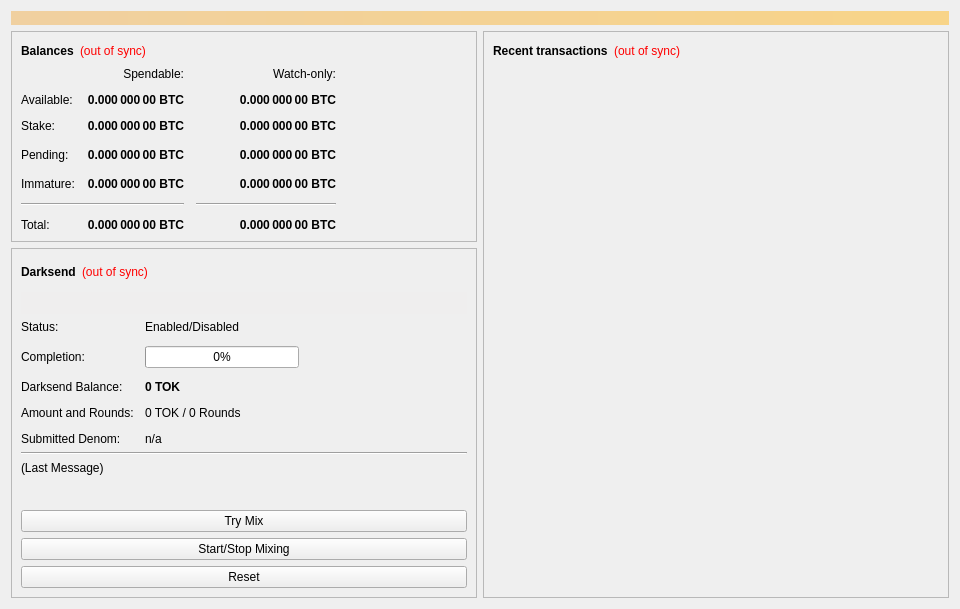
<?xml version="1.0" encoding="UTF-8"?>
<ui version="4.0">
 <class>OverviewPage</class>
 <widget class="QWidget" name="OverviewPage">
  <property name="geometry">
   <rect>
    <x>0</x>
    <y>0</y>
    <width>960</width>
    <height>594</height>
   </rect>
  </property>
  <property name="minimumSize">
   <size>
    <width>960</width>
    <height>0</height>
   </size>
  </property>
  <property name="windowTitle">
   <string>Form</string>
  </property>
  <layout class="QVBoxLayout" name="topLayout">
   <item>
    <widget class="QLabel" name="labelAlerts">
     <property name="visible">
      <bool>false</bool>
     </property>
     <property name="styleSheet">
      <string notr="true">background-color: qlineargradient(x1: 0, y1: 0, x2: 1, y2: 0, stop:0 #F0D0A0, stop:1 #F8D488); color:#000000;</string>
     </property>
     <property name="wordWrap">
      <bool>true</bool>
     </property>
     <property name="margin">
      <number>3</number>
     </property>
    </widget>
   </item>
   <item>
    <layout class="QHBoxLayout" name="horizontalLayout" stretch="1,1">
     <item>
      <layout class="QVBoxLayout" name="verticalLayout_2">
       <item>
        <widget class="QFrame" name="frame">
         <property name="frameShape">
          <enum>QFrame::StyledPanel</enum>
         </property>
         <property name="frameShadow">
          <enum>QFrame::Raised</enum>
         </property>
         <layout class="QVBoxLayout" name="verticalLayout_4">
          <item>
           <layout class="QHBoxLayout" name="horizontalLayout_4">
            <item>
             <widget class="QLabel" name="label_5">
              <property name="font">
               <font>
                <weight>75</weight>
                <bold>true</bold>
               </font>
              </property>
              <property name="text">
               <string>Balances</string>
              </property>
             </widget>
            </item>
            <item>
             <widget class="QLabel" name="labelWalletStatus">
              <property name="cursor">
               <cursorShape>WhatsThisCursor</cursorShape>
              </property>
              <property name="toolTip">
               <string>The displayed information may be out of date. Your wallet automatically synchronizes with the Tokugawa network after a connection is established, but this process has not completed yet.</string>
              </property>
              <property name="styleSheet">
               <string notr="true">QLabel { color: red; }</string>
              </property>
              <property name="text">
               <string notr="true">(out of sync)</string>
              </property>
              <property name="alignment">
               <set>Qt::AlignLeading|Qt::AlignLeft|Qt::AlignVCenter</set>
              </property>
             </widget>
            </item>
            <item>
             <spacer name="horizontalSpacer_3">
              <property name="orientation">
               <enum>Qt::Horizontal</enum>
              </property>
              <property name="sizeHint" stdset="0">
               <size>
                <width>40</width>
                <height>20</height>
               </size>
              </property>
             </spacer>
            </item>
           </layout>
          </item>
          <item>
           <layout class="QGridLayout" name="gridLayout">
            <property name="spacing">
             <number>12</number>
            </property>
            <item row="3" column="2">
             <widget class="QLabel" name="labelWatchPending">
              <property name="font">
               <font>
                <weight>75</weight>
                <bold>true</bold>
               </font>
              </property>
              <property name="cursor">
               <cursorShape>IBeamCursor</cursorShape>
              </property>
              <property name="toolTip">
               <string>Unconfirmed transactions to watch-only addresses</string>
              </property>
              <property name="text">
               <string notr="true">0.000 000 00 BTC</string>
              </property>
              <property name="alignment">
               <set>Qt::AlignRight|Qt::AlignTrailing|Qt::AlignVCenter</set>
              </property>
              <property name="textInteractionFlags">
               <set>Qt::LinksAccessibleByMouse|Qt::TextSelectableByKeyboard|Qt::TextSelectableByMouse</set>
              </property>
             </widget>
            </item>
            <item row="3" column="1">
             <widget class="QLabel" name="labelUnconfirmed">
              <property name="font">
               <font>
                <weight>75</weight>
                <bold>true</bold>
               </font>
              </property>
              <property name="cursor">
               <cursorShape>IBeamCursor</cursorShape>
              </property>
              <property name="toolTip">
               <string>Total of transactions that have yet to be confirmed, and do not yet count toward the spendable balance</string>
              </property>
              <property name="text">
               <string notr="true">0.000 000 00 BTC</string>
              </property>
              <property name="alignment">
               <set>Qt::AlignRight|Qt::AlignTrailing|Qt::AlignVCenter</set>
              </property>
              <property name="textInteractionFlags">
               <set>Qt::LinksAccessibleByMouse|Qt::TextSelectableByKeyboard|Qt::TextSelectableByMouse</set>
              </property>
             </widget>
            </item>
            <item row="4" column="2">
             <widget class="QLabel" name="labelWatchImmature">
              <property name="font">
               <font>
                <weight>75</weight>
                <bold>true</bold>
               </font>
              </property>
              <property name="cursor">
               <cursorShape>IBeamCursor</cursorShape>
              </property>
              <property name="toolTip">
               <string>Mined balance in watch-only addresses that has not yet matured</string>
              </property>
              <property name="text">
               <string notr="true">0.000 000 00 BTC</string>
              </property>
              <property name="alignment">
               <set>Qt::AlignRight|Qt::AlignTrailing|Qt::AlignVCenter</set>
              </property>
              <property name="textInteractionFlags">
               <set>Qt::LinksAccessibleByMouse|Qt::TextSelectableByKeyboard|Qt::TextSelectableByMouse</set>
              </property>
             </widget>
            </item>
            <item row="5" column="0" colspan="2">
             <widget class="Line" name="lineSpendableBalance">
              <property name="orientation">
               <enum>Qt::Horizontal</enum>
              </property>
             </widget>
            </item>
            <item row="5" column="2">
             <widget class="Line" name="lineWatchBalance">
              <property name="sizePolicy">
               <sizepolicy hsizetype="Preferred" vsizetype="Fixed">
                <horstretch>0</horstretch>
                <verstretch>0</verstretch>
               </sizepolicy>
              </property>
              <property name="minimumSize">
               <size>
                <width>140</width>
                <height>0</height>
               </size>
              </property>
              <property name="orientation">
               <enum>Qt::Horizontal</enum>
              </property>
             </widget>
            </item>
            <item row="6" column="0">
             <widget class="QLabel" name="labelTotalText">
              <property name="text">
               <string>Total:</string>
              </property>
             </widget>
            </item>
            <item row="4" column="1">
             <widget class="QLabel" name="labelImmature">
              <property name="font">
               <font>
                <weight>75</weight>
                <bold>true</bold>
               </font>
              </property>
              <property name="cursor">
               <cursorShape>IBeamCursor</cursorShape>
              </property>
              <property name="toolTip">
               <string>Mined balance that has not yet matured</string>
              </property>
              <property name="text">
               <string notr="true">0.000 000 00 BTC</string>
              </property>
              <property name="alignment">
               <set>Qt::AlignRight|Qt::AlignTrailing|Qt::AlignVCenter</set>
              </property>
              <property name="textInteractionFlags">
               <set>Qt::LinksAccessibleByMouse|Qt::TextSelectableByKeyboard|Qt::TextSelectableByMouse</set>
              </property>
             </widget>
            </item>
            <item row="3" column="3">
             <spacer name="horizontalSpacer_2">
              <property name="orientation">
               <enum>Qt::Horizontal</enum>
              </property>
              <property name="sizeHint" stdset="0">
               <size>
                <width>40</width>
                <height>20</height>
               </size>
              </property>
             </spacer>
            </item>
            <item row="4" column="0">
             <widget class="QLabel" name="labelImmatureText">
              <property name="text">
               <string>Immature:</string>
              </property>
             </widget>
            </item>
            <item row="6" column="1">
             <widget class="QLabel" name="labelTotal">
              <property name="font">
               <font>
                <weight>75</weight>
                <bold>true</bold>
               </font>
              </property>
              <property name="cursor">
               <cursorShape>IBeamCursor</cursorShape>
              </property>
              <property name="toolTip">
               <string>Your current total balance</string>
              </property>
              <property name="text">
               <string notr="true">0.000 000 00 BTC</string>
              </property>
              <property name="alignment">
               <set>Qt::AlignRight|Qt::AlignTrailing|Qt::AlignVCenter</set>
              </property>
              <property name="textInteractionFlags">
               <set>Qt::LinksAccessibleByMouse|Qt::TextSelectableByKeyboard|Qt::TextSelectableByMouse</set>
              </property>
             </widget>
            </item>
            <item row="6" column="2">
             <widget class="QLabel" name="labelWatchTotal">
              <property name="font">
               <font>
                <weight>75</weight>
                <bold>true</bold>
               </font>
              </property>
              <property name="cursor">
               <cursorShape>IBeamCursor</cursorShape>
              </property>
              <property name="toolTip">
               <string>Current total balance in watch-only addresses</string>
              </property>
              <property name="text">
               <string notr="true">0.000 000 00 BTC</string>
              </property>
              <property name="alignment">
               <set>Qt::AlignRight|Qt::AlignTrailing|Qt::AlignVCenter</set>
              </property>
              <property name="textInteractionFlags">
               <set>Qt::LinksAccessibleByMouse|Qt::TextSelectableByKeyboard|Qt::TextSelectableByMouse</set>
              </property>
             </widget>
            </item>
            <item row="0" column="2">
             <widget class="QLabel" name="labelWatchonly">
              <property name="text">
               <string>Watch-only:</string>
              </property>
              <property name="alignment">
               <set>Qt::AlignRight|Qt::AlignTrailing|Qt::AlignVCenter</set>
              </property>
             </widget>
            </item>
            <item row="1" column="0">
             <widget class="QLabel" name="labelBalanceText">
              <property name="text">
               <string>Available:</string>
              </property>
             </widget>
            </item>
            <item row="1" column="1">
             <widget class="QLabel" name="labelBalance">
              <property name="font">
               <font>
                <weight>75</weight>
                <bold>true</bold>
               </font>
              </property>
              <property name="cursor">
               <cursorShape>IBeamCursor</cursorShape>
              </property>
              <property name="toolTip">
               <string>Your current spendable balance</string>
              </property>
              <property name="text">
               <string notr="true">0.000 000 00 BTC</string>
              </property>
              <property name="alignment">
               <set>Qt::AlignRight|Qt::AlignTrailing|Qt::AlignVCenter</set>
              </property>
              <property name="textInteractionFlags">
               <set>Qt::LinksAccessibleByMouse|Qt::TextSelectableByKeyboard|Qt::TextSelectableByMouse</set>
              </property>
             </widget>
            </item>
            <item row="2" column="0">
             <widget class="QLabel" name="label_10">
              <property name="text">
               <string>Stake:</string>
              </property>
             </widget>
            </item>
            <item row="2" column="1">
             <widget class="QLabel" name="labelStake">
              <property name="font">
               <font>
                <weight>75</weight>
                <bold>true</bold>
               </font>
              </property>
              <property name="cursor">
               <cursorShape>IBeamCursor</cursorShape>
              </property>
              <property name="toolTip">
               <string>Total of coins that was staked, and do not yet count toward the current balance</string>
              </property>
              <property name="text">
               <string notr="true">0.000 000 00 BTC</string>
              </property>
              <property name="alignment">
               <set>Qt::AlignRight|Qt::AlignTrailing|Qt::AlignVCenter</set>
              </property>
              <property name="textInteractionFlags">
               <set>Qt::LinksAccessibleByMouse|Qt::TextSelectableByKeyboard|Qt::TextSelectableByMouse</set>
              </property>
             </widget>
            </item>
            <item row="2" column="2">
             <widget class="QLabel" name="labelWatchStake">
              <property name="font">
               <font>
                <weight>75</weight>
                <bold>true</bold>
               </font>
              </property>
              <property name="cursor">
               <cursorShape>IBeamCursor</cursorShape>
              </property>
              <property name="toolTip">
               <string>Total of coins that was staked in watch-only addresses, and do not yet count toward the current watch-only balance</string>
              </property>
              <property name="text">
               <string notr="true">0.000 000 00 BTC</string>
              </property>
              <property name="alignment">
               <set>Qt::AlignRight|Qt::AlignTrailing|Qt::AlignVCenter</set>
              </property>
              <property name="textInteractionFlags">
               <set>Qt::LinksAccessibleByMouse|Qt::TextSelectableByKeyboard|Qt::TextSelectableByMouse</set>
              </property>
             </widget>
            </item>
            <item row="1" column="2">
             <widget class="QLabel" name="labelWatchAvailable">
              <property name="font">
               <font>
                <weight>75</weight>
                <bold>true</bold>
               </font>
              </property>
              <property name="cursor">
               <cursorShape>IBeamCursor</cursorShape>
              </property>
              <property name="toolTip">
               <string>Your current balance in watch-only addresses</string>
              </property>
              <property name="text">
               <string notr="true">0.000 000 00 BTC</string>
              </property>
              <property name="alignment">
               <set>Qt::AlignRight|Qt::AlignTrailing|Qt::AlignVCenter</set>
              </property>
              <property name="textInteractionFlags">
               <set>Qt::LinksAccessibleByMouse|Qt::TextSelectableByKeyboard|Qt::TextSelectableByMouse</set>
              </property>
             </widget>
            </item>
            <item row="3" column="0">
             <widget class="QLabel" name="labelPendingText">
              <property name="text">
               <string>Pending:</string>
              </property>
             </widget>
            </item>
            <item row="0" column="1">
             <widget class="QLabel" name="labelSpendable">
              <property name="text">
               <string>Spendable:</string>
              </property>
              <property name="alignment">
               <set>Qt::AlignRight|Qt::AlignTrailing|Qt::AlignVCenter</set>
              </property>
             </widget>
            </item>
           </layout>
          </item>
         </layout>
        </widget>
       </item>
       <item>
        <widget class="QFrame" name="frameDarksend">
         <property name="sizePolicy">
          <sizepolicy hsizetype="Expanding" vsizetype="Expanding">
           <horstretch>0</horstretch>
           <verstretch>0</verstretch>
          </sizepolicy>
         </property>
         <property name="minimumSize">
          <size>
           <width>0</width>
           <height>350</height>
          </size>
         </property>
         <property name="layoutDirection">
          <enum>Qt::LeftToRight</enum>
         </property>
         <property name="frameShape">
          <enum>QFrame::StyledPanel</enum>
         </property>
         <property name="frameShadow">
          <enum>QFrame::Raised</enum>
         </property>
         <layout class="QVBoxLayout" name="verticalLayout_5">
          <item>
           <layout class="QHBoxLayout" name="horizontalLayout_5">
            <item>
             <widget class="QLabel" name="label_2">
              <property name="font">
               <font>
                <weight>75</weight>
                <bold>true</bold>
               </font>
              </property>
              <property name="text">
               <string>Darksend</string>
              </property>
             </widget>
            </item>
            <item>
             <widget class="QLabel" name="labelDarksendSyncStatus">
              <property name="toolTip">
               <string>The displayed information may be out of date. Your wallet automatically synchronizes with the Tokugawa network after a connection is established, but this process has not completed yet.</string>
              </property>
              <property name="styleSheet">
               <string notr="true">QLabel { color: red; }</string>
              </property>
              <property name="text">
               <string notr="true">(out of sync)</string>
              </property>
              <property name="alignment">
               <set>Qt::AlignLeading|Qt::AlignLeft|Qt::AlignVCenter</set>
              </property>
             </widget>
            </item>
            <item>
             <spacer name="horizontalSpacer_4">
              <property name="orientation">
               <enum>Qt::Horizontal</enum>
              </property>
              <property name="sizeHint" stdset="0">
               <size>
                <width>40</width>
                <height>20</height>
               </size>
              </property>
             </spacer>
            </item>
           </layout>
          </item>
          <item>
           <widget class="QPushButton" name="runAutoDenom">
            <property name="palette">
             <palette>
              <active>
               <colorrole role="WindowText">
                <brush brushstyle="SolidPattern">
                 <color alpha="255">
                  <red>0</red>
                  <green>0</green>
                  <blue>0</blue>
                 </color>
                </brush>
               </colorrole>
               <colorrole role="Button">
                <brush brushstyle="SolidPattern">
                 <color alpha="255">
                  <red>239</red>
                  <green>238</green>
                  <blue>238</blue>
                 </color>
                </brush>
               </colorrole>
               <colorrole role="Light">
                <brush brushstyle="SolidPattern">
                 <color alpha="255">
                  <red>255</red>
                  <green>255</green>
                  <blue>255</blue>
                 </color>
                </brush>
               </colorrole>
               <colorrole role="Midlight">
                <brush brushstyle="SolidPattern">
                 <color alpha="255">
                  <red>247</red>
                  <green>246</green>
                  <blue>246</blue>
                 </color>
                </brush>
               </colorrole>
               <colorrole role="Dark">
                <brush brushstyle="SolidPattern">
                 <color alpha="255">
                  <red>119</red>
                  <green>119</green>
                  <blue>119</blue>
                 </color>
                </brush>
               </colorrole>
               <colorrole role="Mid">
                <brush brushstyle="SolidPattern">
                 <color alpha="255">
                  <red>159</red>
                  <green>159</green>
                  <blue>159</blue>
                 </color>
                </brush>
               </colorrole>
               <colorrole role="Text">
                <brush brushstyle="SolidPattern">
                 <color alpha="255">
                  <red>0</red>
                  <green>0</green>
                  <blue>0</blue>
                 </color>
                </brush>
               </colorrole>
               <colorrole role="BrightText">
                <brush brushstyle="SolidPattern">
                 <color alpha="255">
                  <red>255</red>
                  <green>255</green>
                  <blue>255</blue>
                 </color>
                </brush>
               </colorrole>
               <colorrole role="ButtonText">
                <brush brushstyle="SolidPattern">
                 <color alpha="255">
                  <red>0</red>
                  <green>0</green>
                  <blue>0</blue>
                 </color>
                </brush>
               </colorrole>
               <colorrole role="Base">
                <brush brushstyle="SolidPattern">
                 <color alpha="255">
                  <red>255</red>
                  <green>255</green>
                  <blue>255</blue>
                 </color>
                </brush>
               </colorrole>
               <colorrole role="Window">
                <brush brushstyle="SolidPattern">
                 <color alpha="255">
                  <red>239</red>
                  <green>238</green>
                  <blue>238</blue>
                 </color>
                </brush>
               </colorrole>
               <colorrole role="Shadow">
                <brush brushstyle="SolidPattern">
                 <color alpha="255">
                  <red>0</red>
                  <green>0</green>
                  <blue>0</blue>
                 </color>
                </brush>
               </colorrole>
               <colorrole role="AlternateBase">
                <brush brushstyle="SolidPattern">
                 <color alpha="255">
                  <red>247</red>
                  <green>246</green>
                  <blue>246</blue>
                 </color>
                </brush>
               </colorrole>
               <colorrole role="ToolTipBase">
                <brush brushstyle="SolidPattern">
                 <color alpha="255">
                  <red>255</red>
                  <green>255</green>
                  <blue>220</blue>
                 </color>
                </brush>
               </colorrole>
               <colorrole role="ToolTipText">
                <brush brushstyle="SolidPattern">
                 <color alpha="255">
                  <red>0</red>
                  <green>0</green>
                  <blue>0</blue>
                 </color>
                </brush>
               </colorrole>
              </active>
              <inactive>
               <colorrole role="WindowText">
                <brush brushstyle="SolidPattern">
                 <color alpha="255">
                  <red>0</red>
                  <green>0</green>
                  <blue>0</blue>
                 </color>
                </brush>
               </colorrole>
               <colorrole role="Button">
                <brush brushstyle="SolidPattern">
                 <color alpha="255">
                  <red>239</red>
                  <green>238</green>
                  <blue>238</blue>
                 </color>
                </brush>
               </colorrole>
               <colorrole role="Light">
                <brush brushstyle="SolidPattern">
                 <color alpha="255">
                  <red>255</red>
                  <green>255</green>
                  <blue>255</blue>
                 </color>
                </brush>
               </colorrole>
               <colorrole role="Midlight">
                <brush brushstyle="SolidPattern">
                 <color alpha="255">
                  <red>247</red>
                  <green>246</green>
                  <blue>246</blue>
                 </color>
                </brush>
               </colorrole>
               <colorrole role="Dark">
                <brush brushstyle="SolidPattern">
                 <color alpha="255">
                  <red>119</red>
                  <green>119</green>
                  <blue>119</blue>
                 </color>
                </brush>
               </colorrole>
               <colorrole role="Mid">
                <brush brushstyle="SolidPattern">
                 <color alpha="255">
                  <red>159</red>
                  <green>159</green>
                  <blue>159</blue>
                 </color>
                </brush>
               </colorrole>
               <colorrole role="Text">
                <brush brushstyle="SolidPattern">
                 <color alpha="255">
                  <red>0</red>
                  <green>0</green>
                  <blue>0</blue>
                 </color>
                </brush>
               </colorrole>
               <colorrole role="BrightText">
                <brush brushstyle="SolidPattern">
                 <color alpha="255">
                  <red>255</red>
                  <green>255</green>
                  <blue>255</blue>
                 </color>
                </brush>
               </colorrole>
               <colorrole role="ButtonText">
                <brush brushstyle="SolidPattern">
                 <color alpha="255">
                  <red>0</red>
                  <green>0</green>
                  <blue>0</blue>
                 </color>
                </brush>
               </colorrole>
               <colorrole role="Base">
                <brush brushstyle="SolidPattern">
                 <color alpha="255">
                  <red>255</red>
                  <green>255</green>
                  <blue>255</blue>
                 </color>
                </brush>
               </colorrole>
               <colorrole role="Window">
                <brush brushstyle="SolidPattern">
                 <color alpha="255">
                  <red>239</red>
                  <green>238</green>
                  <blue>238</blue>
                 </color>
                </brush>
               </colorrole>
               <colorrole role="Shadow">
                <brush brushstyle="SolidPattern">
                 <color alpha="255">
                  <red>0</red>
                  <green>0</green>
                  <blue>0</blue>
                 </color>
                </brush>
               </colorrole>
               <colorrole role="AlternateBase">
                <brush brushstyle="SolidPattern">
                 <color alpha="255">
                  <red>247</red>
                  <green>246</green>
                  <blue>246</blue>
                 </color>
                </brush>
               </colorrole>
               <colorrole role="ToolTipBase">
                <brush brushstyle="SolidPattern">
                 <color alpha="255">
                  <red>255</red>
                  <green>255</green>
                  <blue>220</blue>
                 </color>
                </brush>
               </colorrole>
               <colorrole role="ToolTipText">
                <brush brushstyle="SolidPattern">
                 <color alpha="255">
                  <red>0</red>
                  <green>0</green>
                  <blue>0</blue>
                 </color>
                </brush>
               </colorrole>
              </inactive>
              <disabled>
               <colorrole role="WindowText">
                <brush brushstyle="SolidPattern">
                 <color alpha="255">
                  <red>119</red>
                  <green>119</green>
                  <blue>119</blue>
                 </color>
                </brush>
               </colorrole>
               <colorrole role="Button">
                <brush brushstyle="SolidPattern">
                 <color alpha="255">
                  <red>239</red>
                  <green>238</green>
                  <blue>238</blue>
                 </color>
                </brush>
               </colorrole>
               <colorrole role="Light">
                <brush brushstyle="SolidPattern">
                 <color alpha="255">
                  <red>255</red>
                  <green>255</green>
                  <blue>255</blue>
                 </color>
                </brush>
               </colorrole>
               <colorrole role="Midlight">
                <brush brushstyle="SolidPattern">
                 <color alpha="255">
                  <red>247</red>
                  <green>246</green>
                  <blue>246</blue>
                 </color>
                </brush>
               </colorrole>
               <colorrole role="Dark">
                <brush brushstyle="SolidPattern">
                 <color alpha="255">
                  <red>119</red>
                  <green>119</green>
                  <blue>119</blue>
                 </color>
                </brush>
               </colorrole>
               <colorrole role="Mid">
                <brush brushstyle="SolidPattern">
                 <color alpha="255">
                  <red>159</red>
                  <green>159</green>
                  <blue>159</blue>
                 </color>
                </brush>
               </colorrole>
               <colorrole role="Text">
                <brush brushstyle="SolidPattern">
                 <color alpha="255">
                  <red>119</red>
                  <green>119</green>
                  <blue>119</blue>
                 </color>
                </brush>
               </colorrole>
               <colorrole role="BrightText">
                <brush brushstyle="SolidPattern">
                 <color alpha="255">
                  <red>255</red>
                  <green>255</green>
                  <blue>255</blue>
                 </color>
                </brush>
               </colorrole>
               <colorrole role="ButtonText">
                <brush brushstyle="SolidPattern">
                 <color alpha="255">
                  <red>119</red>
                  <green>119</green>
                  <blue>119</blue>
                 </color>
                </brush>
               </colorrole>
               <colorrole role="Base">
                <brush brushstyle="SolidPattern">
                 <color alpha="255">
                  <red>239</red>
                  <green>238</green>
                  <blue>238</blue>
                 </color>
                </brush>
               </colorrole>
               <colorrole role="Window">
                <brush brushstyle="SolidPattern">
                 <color alpha="255">
                  <red>239</red>
                  <green>238</green>
                  <blue>238</blue>
                 </color>
                </brush>
               </colorrole>
               <colorrole role="Shadow">
                <brush brushstyle="SolidPattern">
                 <color alpha="255">
                  <red>0</red>
                  <green>0</green>
                  <blue>0</blue>
                 </color>
                </brush>
               </colorrole>
               <colorrole role="AlternateBase">
                <brush brushstyle="SolidPattern">
                 <color alpha="255">
                  <red>239</red>
                  <green>238</green>
                  <blue>238</blue>
                 </color>
                </brush>
               </colorrole>
               <colorrole role="ToolTipBase">
                <brush brushstyle="SolidPattern">
                 <color alpha="255">
                  <red>255</red>
                  <green>255</green>
                  <blue>220</blue>
                 </color>
                </brush>
               </colorrole>
               <colorrole role="ToolTipText">
                <brush brushstyle="SolidPattern">
                 <color alpha="255">
                  <red>0</red>
                  <green>0</green>
                  <blue>0</blue>
                 </color>
                </brush>
               </colorrole>
              </disabled>
             </palette>
            </property>
            <property name="focusPolicy">
             <enum>Qt::NoFocus</enum>
            </property>
            <property name="autoFillBackground">
             <bool>true</bool>
            </property>
            <property name="text">
             <string/>
            </property>
            <property name="flat">
             <bool>true</bool>
            </property>
           </widget>
          </item>
          <item>
           <layout class="QFormLayout" name="formLayout">
            <property name="fieldGrowthPolicy">
             <enum>QFormLayout::AllNonFixedFieldsGrow</enum>
            </property>
            <property name="horizontalSpacing">
             <number>11</number>
            </property>
            <property name="verticalSpacing">
             <number>12</number>
            </property>
            <item row="0" column="0">
             <widget class="QLabel" name="label_6">
              <property name="text">
               <string>Status:</string>
              </property>
             </widget>
            </item>
            <item row="1" column="0">
             <widget class="QLabel" name="label_7">
              <property name="text">
               <string>Completion:</string>
              </property>
             </widget>
            </item>
            <item row="1" column="1">
             <widget class="QProgressBar" name="darksendProgress">
              <property name="maximumSize">
               <size>
                <width>154</width>
                <height>16777215</height>
               </size>
              </property>
              <property name="value">
               <number>0</number>
              </property>
             </widget>
            </item>
            <item row="3" column="0">
             <widget class="QLabel" name="labelAnonymizedText">
              <property name="text">
               <string>Darksend Balance:</string>
              </property>
             </widget>
            </item>
            <item row="3" column="1">
             <widget class="QLabel" name="labelAnonymized">
              <property name="font">
               <font>
                <weight>75</weight>
                <bold>true</bold>
               </font>
              </property>
              <property name="text">
               <string notr="true">0 TOK</string>
              </property>
             </widget>
            </item>
            <item row="4" column="0">
             <widget class="QLabel" name="label_8">
              <property name="text">
               <string>Amount and Rounds:</string>
              </property>
             </widget>
            </item>
            <item row="4" column="1">
             <widget class="QLabel" name="labelAmountRounds">
              <property name="text">
               <string>0 TOK / 0 Rounds</string>
              </property>
             </widget>
            </item>
            <item row="5" column="0">
             <widget class="QLabel" name="label_9">
              <property name="text">
               <string>Submitted Denom:</string>
              </property>
             </widget>
            </item>
            <item row="5" column="1">
             <widget class="QLabel" name="labelSubmittedDenom">
              <property name="toolTip">
               <string>The denominations you submitted to the Masternode.&lt;br&gt;To mix, other users must submit the exact same denominations.</string>
              </property>
              <property name="text">
               <string>n/a</string>
              </property>
             </widget>
            </item>
            <item row="0" column="1">
             <widget class="QLabel" name="darksendEnabled">
              <property name="text">
               <string>Enabled/Disabled</string>
              </property>
             </widget>
            </item>
           </layout>
          </item>
          <item>
           <widget class="Line" name="lineLastMessage">
            <property name="orientation">
             <enum>Qt::Horizontal</enum>
            </property>
           </widget>
          </item>
          <item>
           <widget class="QLabel" name="darksendStatus">
            <property name="minimumSize">
             <size>
              <width>288</width>
              <height>43</height>
             </size>
            </property>
            <property name="text">
             <string>(Last Message)</string>
            </property>
            <property name="alignment">
             <set>Qt::AlignLeading|Qt::AlignLeft|Qt::AlignTop</set>
            </property>
            <property name="wordWrap">
             <bool>true</bool>
            </property>
           </widget>
          </item>
          <item>
           <widget class="QPushButton" name="darksendAuto">
            <property name="sizePolicy">
             <sizepolicy hsizetype="MinimumExpanding" vsizetype="Fixed">
              <horstretch>0</horstretch>
              <verstretch>0</verstretch>
             </sizepolicy>
            </property>
            <property name="toolTip">
             <string>Try to manually submit a Darksend request.</string>
            </property>
            <property name="text">
             <string>Try Mix</string>
            </property>
           </widget>
          </item>
          <item>
           <widget class="QPushButton" name="toggleDarksend">
            <property name="sizePolicy">
             <sizepolicy hsizetype="MinimumExpanding" vsizetype="Fixed">
              <horstretch>0</horstretch>
              <verstretch>0</verstretch>
             </sizepolicy>
            </property>
            <property name="text">
             <string>Start/Stop Mixing</string>
            </property>
           </widget>
          </item>
          <item>
           <widget class="QPushButton" name="darksendReset">
            <property name="sizePolicy">
             <sizepolicy hsizetype="MinimumExpanding" vsizetype="Fixed">
              <horstretch>0</horstretch>
              <verstretch>0</verstretch>
             </sizepolicy>
            </property>
            <property name="toolTip">
             <string>Reset the current status of Darksend (can interrupt Darksend if it's in the process of Mixing, which can cost you money!)</string>
            </property>
            <property name="autoFillBackground">
             <bool>false</bool>
            </property>
            <property name="text">
             <string>Reset</string>
            </property>
           </widget>
          </item>
         </layout>
        </widget>
       </item>
       <item>
        <spacer name="verticalSpacer">
         <property name="orientation">
          <enum>Qt::Vertical</enum>
         </property>
         <property name="sizeHint" stdset="0">
          <size>
           <width>20</width>
           <height>40</height>
          </size>
         </property>
        </spacer>
       </item>
      </layout>
     </item>
     <item>
      <layout class="QVBoxLayout" name="verticalLayout_3">
       <item>
        <widget class="QFrame" name="frame_2">
         <property name="frameShape">
          <enum>QFrame::StyledPanel</enum>
         </property>
         <property name="frameShadow">
          <enum>QFrame::Raised</enum>
         </property>
         <layout class="QVBoxLayout" name="verticalLayout">
          <item>
           <layout class="QHBoxLayout" name="horizontalLayout_2">
            <item>
             <widget class="QLabel" name="label_4">
              <property name="font">
               <font>
                <weight>75</weight>
                <bold>true</bold>
               </font>
              </property>
              <property name="text">
               <string>Recent transactions</string>
              </property>
             </widget>
            </item>
            <item>
             <widget class="QLabel" name="labelTransactionsStatus">
              <property name="cursor">
               <cursorShape>WhatsThisCursor</cursorShape>
              </property>
              <property name="toolTip">
               <string>The displayed information may be out of date. Your wallet automatically synchronizes with the Tokugawa network after a connection is established, but this process has not completed yet.</string>
              </property>
              <property name="styleSheet">
               <string notr="true">QLabel { color: red; }</string>
              </property>
              <property name="text">
               <string notr="true">(out of sync)</string>
              </property>
              <property name="alignment">
               <set>Qt::AlignRight|Qt::AlignTrailing|Qt::AlignVCenter</set>
              </property>
             </widget>
            </item>
            <item>
             <spacer name="horizontalSpacer">
              <property name="orientation">
               <enum>Qt::Horizontal</enum>
              </property>
              <property name="sizeHint" stdset="0">
               <size>
                <width>40</width>
                <height>20</height>
               </size>
              </property>
             </spacer>
            </item>
           </layout>
          </item>
          <item>
           <widget class="QListView" name="listTransactions">
            <property name="styleSheet">
             <string notr="true">QListView { background: transparent; }</string>
            </property>
            <property name="frameShape">
             <enum>QFrame::NoFrame</enum>
            </property>
            <property name="verticalScrollBarPolicy">
             <enum>Qt::ScrollBarAlwaysOff</enum>
            </property>
            <property name="horizontalScrollBarPolicy">
             <enum>Qt::ScrollBarAlwaysOff</enum>
            </property>
            <property name="selectionMode">
             <enum>QAbstractItemView::NoSelection</enum>
            </property>
           </widget>
          </item>
         </layout>
        </widget>
       </item>
      </layout>
     </item>
    </layout>
   </item>
  </layout>
 </widget>
 <resources/>
 <connections/>
</ui>
